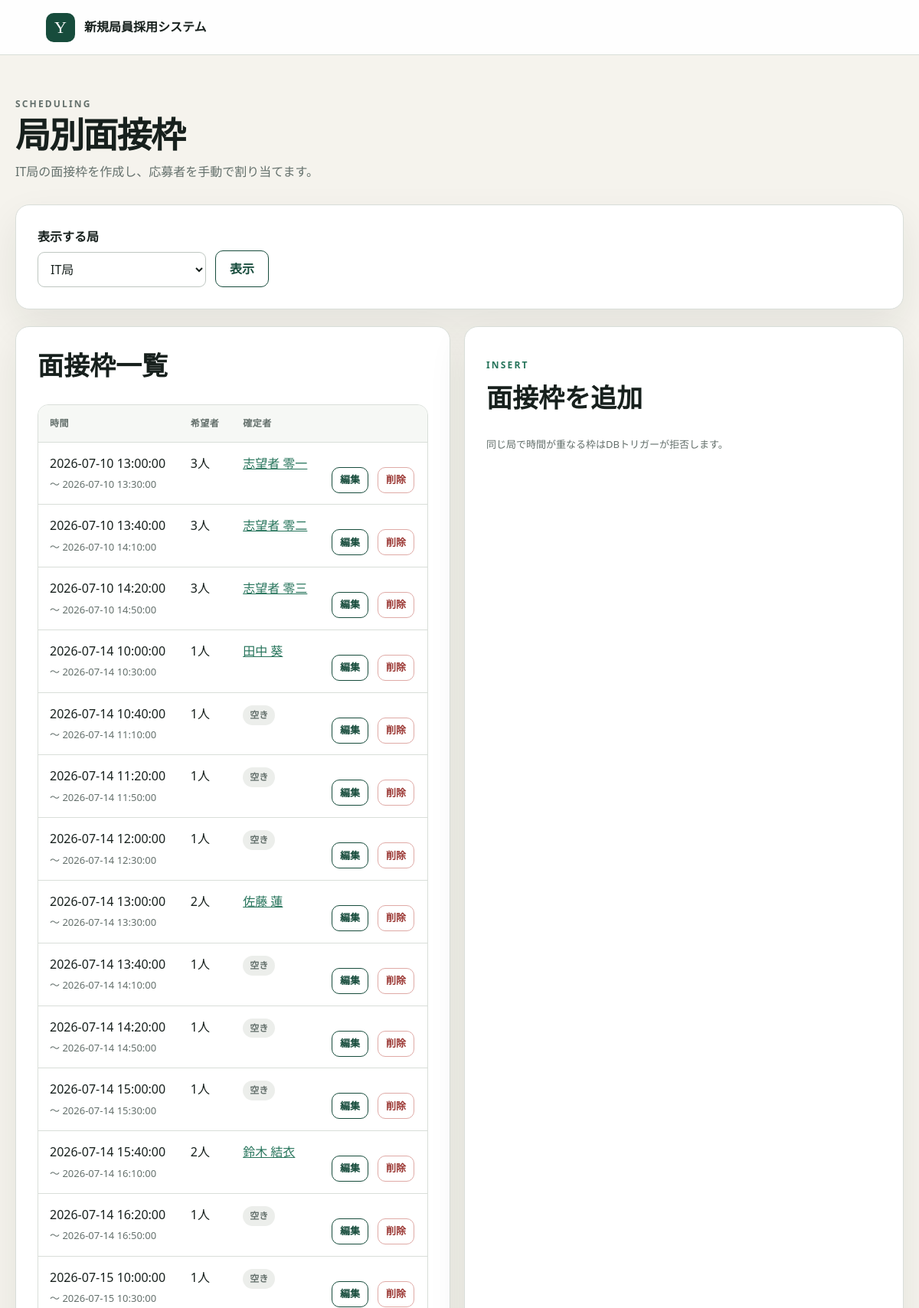
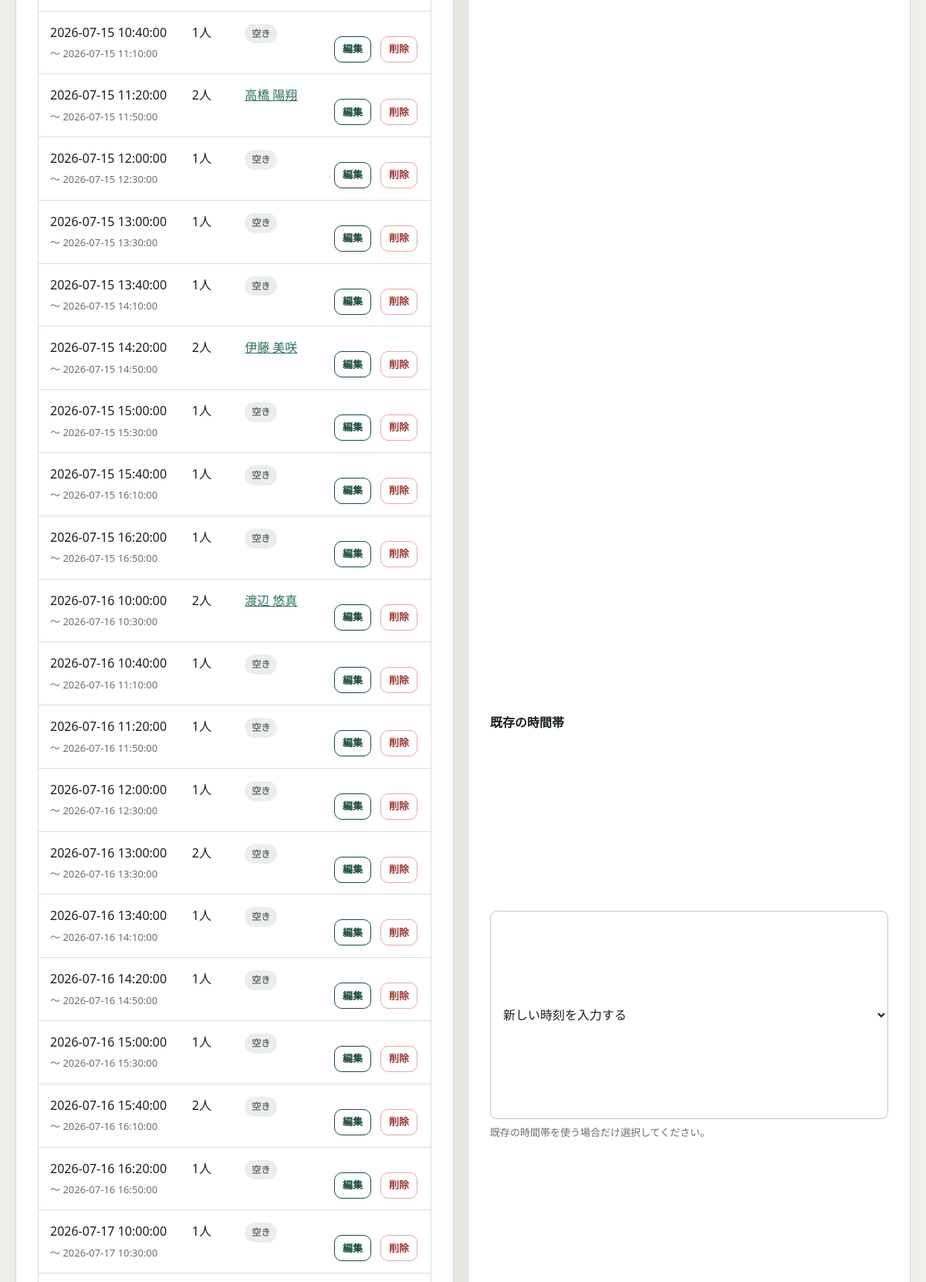
The app's page /bureau-schedules (upper part) with its own data (2 pictures, top to bottom).
### tables this page shows
CREATE TABLE bureaus (
    id INTEGER PRIMARY KEY,
    name TEXT NOT NULL UNIQUE,
    capacity INTEGER NOT NULL CHECK (capacity >= 0)
);

CREATE TABLE applicants (
    id INTEGER PRIMARY KEY AUTOINCREMENT,
    name TEXT NOT NULL,
    email TEXT NOT NULL COLLATE NOCASE UNIQUE,
    bureau_id INTEGER NOT NULL,
    remark TEXT NOT NULL DEFAULT '',
    confirmed_bureau_schedule_id INTEGER UNIQUE,
    decision TEXT CHECK (
        decision IN ('accepted', 'rejected', 'waitlisted', 'withdrawn')
        OR decision IS NULL
    ),
    FOREIGN KEY (bureau_id) REFERENCES bureaus(id),
    FOREIGN KEY (confirmed_bureau_schedule_id)
        REFERENCES bureau_schedules(id)
);

CREATE TABLE bureau_schedules (
    id INTEGER PRIMARY KEY,
    bureau_id INTEGER NOT NULL,
    schedule_id INTEGER NOT NULL,
    UNIQUE (bureau_id, schedule_id),
    FOREIGN KEY (bureau_id) REFERENCES bureaus(id),
    FOREIGN KEY (schedule_id) REFERENCES schedules(id)
);

### app.py (the view, shortened to what this page needs)
@app.route('/manager/bureau-schedules', methods=['GET', 'POST'])
@role_required('bureau_manager')
def bureau_schedules():
    bureau_id = parse_positive_int(
        request.form.get('bureau_id') if request.method == 'POST'
        else request.args.get('bureau_id')) or 1
    con = get_db()
    bureaus = get_bureaus()
    message = request.args.get('message', '')
    error = request.args.get('error', '')
    new_start_at = request.form.get('start_at', '')
    new_end_at = request.form.get('end_at', '')
    common_schedules = con.execute(
        '''SELECT id, start_at, end_at FROM schedules ORDER BY start_at'''
    ).fetchall()
    selected_bureau = next(
        (bureau for bureau in bureaus if bureau['id'] == bureau_id), None,
    )
    return render_template(
        'bureau_schedules.html',
        bureaus=bureaus,
        selected_bureau=selected_bureau,
        selected_bureau_id=bureau_id,
        slots=get_slots_for_bureau(bureau_id),
        board=get_assignment_board(bureau_id),
        common_schedules=common_schedules,
        new_start_at=new_start_at,
        new_end_at=new_end_at,
        message=message,
        error=error,
    )

### app.py (called while the page is built)
@app.context_processor
def inject_role_context() -> dict[str, object]:
    active_role = session.get('active_role')
    return {
        'current_role': active_role if active_role in ROLE_LABELS else None,
        'role_labels': ROLE_LABELS,
    }

def role_required(role: str):
    def decorator(view):
        @wraps(view)
        def wrapped(*args, **kwargs):
            active_role = session.get('active_role')
            role_prefix = ROLE_PATH_PREFIXES[role]
            is_role_path = (
                request.path == role_prefix
                or request.path.startswith(role_prefix + '/')
            )
            if active_role == role:
                return view(*args, **kwargs)
            if active_role is None and not is_role_path:
                return view(*args, **kwargs)
            if active_role in ROLE_HOME_ENDPOINTS:
                return redirect(url_for(ROLE_HOME_ENDPOINTS[active_role]))
            return redirect(url_for('index'))
        return wrapped
    return decorator

def get_db() -> sqlite3.Connection:
    db = getattr(g, '_database', None)
    if db is None:
        db = g._database = sqlite3.connect(DATABASE)
        db.execute('PRAGMA foreign_keys = ON')
        db.execute('PRAGMA busy_timeout = 3000')
        db.row_factory = sqlite3.Row
    return db

@app.teardown_appcontext
def close_connection(exception: Optional[BaseException]) -> None:
    db = getattr(g, '_database', None)
    if db is not None:
        db.close()

def parse_positive_int(value: Optional[str]) -> Optional[int]:
    try:
        parsed = int(value or '')
    except ValueError:
        return None
    return parsed if parsed > 0 else None

def get_bureaus() -> list[sqlite3.Row]:
    return get_db().execute(
        'SELECT id, name, capacity FROM bureaus ORDER BY id'
    ).fetchall()

### templates/bureau_schedules.html (shortened to what this page needs)
{% extends "base.html" %}
{% block content %}
  <div class="page-heading"><div><p class="eyebrow">SCHEDULING</p><h1>局別面接枠</h1><p>{% if selected_bureau %}{{ selected_bureau.name }}の{% endif %}面接枠を作成し、応募者を手動で割り当てます。</p></div></div>
  <form class="toolbar panel" method="get">
    <div class="field compact"><label for="bureau_filter">表示する局</label><select id="bureau_filter" name="bureau_id">{% for bureau in bureaus %}<option value="{{ bureau.id }}" {% if bureau.id == selected_bureau_id %}selected{% endif %}>{{ bureau.name }}</option>{% endfor %}</select></div>
    <button class="secondary" type="submit">表示</button>
  </form>
  <div class="detail-grid">
    <section class="panel">
      <h2>面接枠一覧</h2>
      <div class="table-wrap"><table><thead><tr><th>時間</th><th>希望者</th><th>確定者</th><th></th></tr></thead><tbody>
        {% for slot in slots %}<tr><td>{{ slot.start_at }}<br><small>〜 {{ slot.end_at }}</small></td><td>{{ slot.availability_count }}人</td><td>{% if slot.booked_applicant_id %}<a href="{{ url_for('applicant_detail', id=slot.booked_applicant_id) }}">{{ slot.booked_applicant_name }}</a>{% else %}<span class="badge muted">空き</span>{% endif %}</td><td><div class="button-row"><a class="button secondary small" href="{{ url_for('bureau_schedule_edit', id=slot.id) }}">編集</a><form method="post" action="{{ url_for('bureau_schedule_delete', id=slot.id) }}"><button class="danger small" type="submit">削除</button></form></div></td></tr>
        {% else %}<tr><td class="empty" colspan="4">この局の面接枠はありません。</td></tr>{% endfor %}
      </tbody></table></div>
    </section>
    <section class="panel stack">
      <div><p class="eyebrow">INSERT</p><h2>面接枠を追加</h2><p class="help">同じ局で時間が重なる枠はDBトリガーが拒否します。</p></div>
      <form class="stack" method="post">
        <div class="field"><label for="schedule_id">既存の時間帯</label><select id="schedule_id" name="schedule_id"><option value="">新しい時刻を入力する</option></select><span class="help">既存の時間帯を使う場合だけ選択してください。</span></div>
      </form>
    </section>
  </div>
{% endblock %}

### static/style.css (style rules this page uses)
:root { --ink: #17201d; --muted: #64706c; --paper: #f5f3ed; --surface: #fff; --line: #d9ded9; --green: #174c3c; --green-2: #26745b; --mint: #dcebe3; --gold: #d6a84b; --danger: #9c3a36; --danger-bg: #f9e7e5; --success: #246947; --success-bg: #e4f2e9; --shadow: 0 20px 50px rgba(23, 32, 29, .08); }
* { box-sizing: border-box; }
body { margin: 0; color: var(--ink); background: var(--paper); font-family: "Yu Gothic", "Hiragino Kaku Gothic ProN", system-ui, sans-serif; line-height: 1.65; }
a { color: var(--green-2); }
h1, h2, h3 { margin-top: 0; line-height: 1.3; }
h1 { font-size: clamp(34px, 5vw, 62px); letter-spacing: -.04em; }
h2 { font-size: clamp(24px, 3vw, 34px); }
.eyebrow { margin-bottom: 10px; color: var(--green-2); font-size: 12px; font-weight: 800; letter-spacing: .18em; }
.button-row { display: flex; flex-wrap: wrap; gap: 12px; margin-top: 18px; }
.button, button { display: inline-flex; align-items: center; justify-content: center; min-height: 44px; padding: 10px 18px; border: 1px solid transparent; border-radius: 10px; font: inherit; font-weight: 700; text-decoration: none; cursor: pointer; }
.button.secondary, button.secondary { color: var(--green); background: transparent; border-color: var(--green); }
.button.danger, button.danger { color: var(--danger); background: #fff; border-color: #dfaaa6; }
.button.small, button.small { min-height: 34px; padding: 5px 10px; font-size: 13px; }
.feature-card, .panel { padding: 28px; background: var(--surface); border: 1px solid var(--line); border-radius: 18px; box-shadow: var(--shadow); }
.page-heading { display: flex; align-items: flex-end; justify-content: space-between; gap: 24px; margin-bottom: 30px; }
.page-heading h1 { margin-bottom: 5px; font-size: clamp(30px, 4vw, 46px); }
.page-heading p { margin: 0; color: var(--muted); }
.field { display: grid; gap: 7px; }
label, legend { font-weight: 700; }
input, select, textarea { width: 100%; min-height: 44px; padding: 10px 12px; color: var(--ink); background: #fff; border: 1px solid #bec7c1; border-radius: 9px; font: inherit; }
.help, small { color: var(--muted); font-size: 13px; }
.toolbar { display: flex; flex-wrap: wrap; align-items: end; gap: 12px; margin-bottom: 22px; }
.toolbar .field { min-width: 170px; flex: 1; }
.toolbar .compact { flex: 0 1 220px; }
.table-wrap { overflow-x: auto; background: #fff; border: 1px solid var(--line); border-radius: 14px; }
table { width: 100%; border-collapse: collapse; }
th, td { padding: 14px 15px; border-bottom: 1px solid var(--line); text-align: left; vertical-align: top; }
th { color: var(--muted); background: #f6f8f5; font-size: 12px; letter-spacing: .04em; }
.badge { display: inline-block; padding: 3px 9px; border-radius: 999px; background: var(--mint); color: var(--green); font-size: 12px; font-weight: 700; }
.badge.muted { color: var(--muted); background: #eceeeb; }
.detail-grid { display: grid; grid-template-columns: 1fr 1fr; gap: 18px; }
.stack { display: grid; gap: 14px; }

### records on screen
bureaus: name "IT局"
applicants: start_at "2026-07-10 13:00:00", end_at "2026-07-10 13:30:00", availability_count "3", booked_applicant_name "志望者 零一"
applicants: start_at "2026-07-10 13:40:00", end_at "2026-07-10 14:10:00", availability_count "3", booked_applicant_name "志望者 零二"
applicants: start_at "2026-07-10 14:20:00", end_at "2026-07-10 14:50:00", availability_count "3", booked_applicant_name "志望者 零三"
applicants: start_at "2026-07-14 10:00:00", end_at "2026-07-14 10:30:00", availability_count "1", booked_applicant_name "田中 葵"
bureau_schedules: start_at "2026-07-14 10:40:00", end_at "2026-07-14 11:10:00", availability_count "1", shows "空き"
bureau_schedules: start_at "2026-07-14 11:20:00", end_at "2026-07-14 11:50:00", availability_count "1", shows "空き"
bureau_schedules: start_at "2026-07-14 12:00:00", end_at "2026-07-14 12:30:00", availability_count "1", shows "空き"
applicants: start_at "2026-07-14 13:00:00", end_at "2026-07-14 13:30:00", availability_count "2", booked_applicant_name "佐藤 蓮"
bureau_schedules: start_at "2026-07-14 13:40:00", end_at "2026-07-14 14:10:00", availability_count "1", shows "空き"
bureau_schedules: start_at "2026-07-14 14:20:00", end_at "2026-07-14 14:50:00", availability_count "1", shows "空き"
bureau_schedules: start_at "2026-07-14 15:00:00", end_at "2026-07-14 15:30:00", availability_count "1", shows "空き"
applicants: start_at "2026-07-14 15:40:00", end_at "2026-07-14 16:10:00", availability_count "2", booked_applicant_name "鈴木 結衣"
bureau_schedules: start_at "2026-07-14 16:20:00", end_at "2026-07-14 16:50:00", availability_count "1", shows "空き"
bureau_schedules: start_at "2026-07-15 10:00:00", end_at "2026-07-15 10:30:00", availability_count "1", shows "空き"
bureau_schedules: start_at "2026-07-15 10:40:00", end_at "2026-07-15 11:10:00", availability_count "1", shows "空き"
applicants: start_at "2026-07-15 11:20:00", end_at "2026-07-15 11:50:00", availability_count "2", booked_applicant_name "高橋 陽翔"
bureau_schedules: start_at "2026-07-15 12:00:00", end_at "2026-07-15 12:30:00", availability_count "1", shows "空き"
bureau_schedules: start_at "2026-07-15 13:00:00", end_at "2026-07-15 13:30:00", availability_count "1", shows "空き"
bureau_schedules: start_at "2026-07-15 13:40:00", end_at "2026-07-15 14:10:00", availability_count "1", shows "空き"
applicants: start_at "2026-07-15 14:20:00", end_at "2026-07-15 14:50:00", availability_count "2", booked_applicant_name "伊藤 美咲"
bureau_schedules: start_at "2026-07-15 15:00:00", end_at "2026-07-15 15:30:00", availability_count "1", shows "空き"
bureau_schedules: start_at "2026-07-15 15:40:00", end_at "2026-07-15 16:10:00", availability_count "1", shows "空き"
bureau_schedules: start_at "2026-07-15 16:20:00", end_at "2026-07-15 16:50:00", availability_count "1", shows "空き"
applicants: start_at "2026-07-16 10:00:00", end_at "2026-07-16 10:30:00", availability_count "2", booked_applicant_name "渡辺 悠真"
bureau_schedules: start_at "2026-07-16 10:40:00", end_at "2026-07-16 11:10:00", availability_count "1", shows "空き"
bureau_schedules: start_at "2026-07-16 11:20:00", end_at "2026-07-16 11:50:00", availability_count "1", shows "空き"
bureau_schedules: start_at "2026-07-16 12:00:00", end_at "2026-07-16 12:30:00", availability_count "1", shows "空き"
bureau_schedules: start_at "2026-07-16 13:00:00", end_at "2026-07-16 13:30:00", availability_count "2", shows "空き"
bureau_schedules: start_at "2026-07-16 13:40:00", end_at "2026-07-16 14:10:00", availability_count "1", shows "空き"
bureau_schedules: start_at "2026-07-16 14:20:00", end_at "2026-07-16 14:50:00", availability_count "1", shows "空き"
bureau_schedules: start_at "2026-07-16 15:00:00", end_at "2026-07-16 15:30:00", availability_count "1", shows "空き"
bureau_schedules: start_at "2026-07-16 15:40:00", end_at "2026-07-16 16:10:00", availability_count "2", shows "空き"
bureau_schedules: start_at "2026-07-16 16:20:00", end_at "2026-07-16 16:50:00", availability_count "1", shows "空き"
bureau_schedules: start_at "2026-07-17 10:00:00", end_at "2026-07-17 10:30:00", availability_count "1", shows "空き"

### other values on screen
form field bureau_id "IT局"
